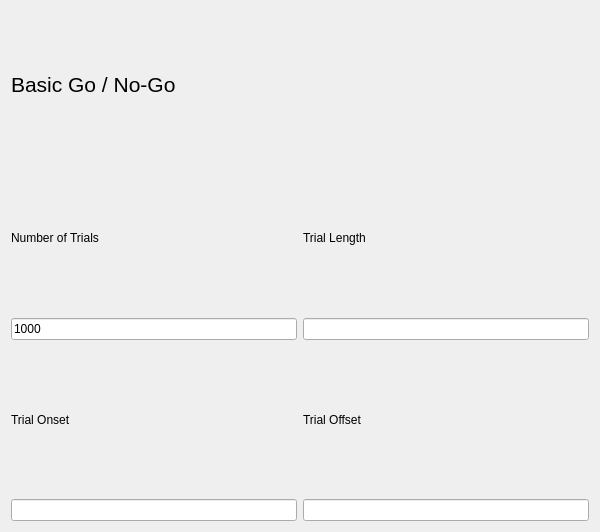
<?xml version="1.0" encoding="UTF-8"?>
<ui version="4.0">
 <class>Form</class>
 <widget class="QWidget" name="Form">
  <property name="geometry">
   <rect>
    <x>0</x>
    <y>0</y>
    <width>600</width>
    <height>532</height>
   </rect>
  </property>
  <property name="windowTitle">
   <string>Form</string>
  </property>
  <layout class="QGridLayout" name="gridLayout">
   <item row="4" column="1">
    <widget class="QLineEdit" name="offsetEdit"/>
   </item>
   <item row="2" column="0">
    <widget class="QLineEdit" name="nTrialsEdit">
     <property name="text">
      <string>1000</string>
     </property>
    </widget>
   </item>
   <item row="3" column="1">
    <widget class="QLabel" name="label_4">
     <property name="text">
      <string>Trial Offset</string>
     </property>
    </widget>
   </item>
   <item row="3" column="0">
    <widget class="QLabel" name="label_2">
     <property name="text">
      <string>Trial Onset</string>
     </property>
    </widget>
   </item>
   <item row="1" column="1">
    <widget class="QLabel" name="label_5">
     <property name="text">
      <string>Trial Length</string>
     </property>
    </widget>
   </item>
   <item row="2" column="1">
    <widget class="QLineEdit" name="trialLengthEdit"/>
   </item>
   <item row="0" column="0" colspan="2">
    <widget class="QLabel" name="label_3">
     <property name="font">
      <font>
       <pointsize>16</pointsize>
      </font>
     </property>
     <property name="text">
      <string>Basic Go / No-Go</string>
     </property>
    </widget>
   </item>
   <item row="1" column="0">
    <widget class="QLabel" name="label">
     <property name="text">
      <string>Number of Trials</string>
     </property>
    </widget>
   </item>
   <item row="4" column="0">
    <widget class="QLineEdit" name="onsetEdit"/>
   </item>
  </layout>
 </widget>
 <resources/>
 <connections/>
</ui>
